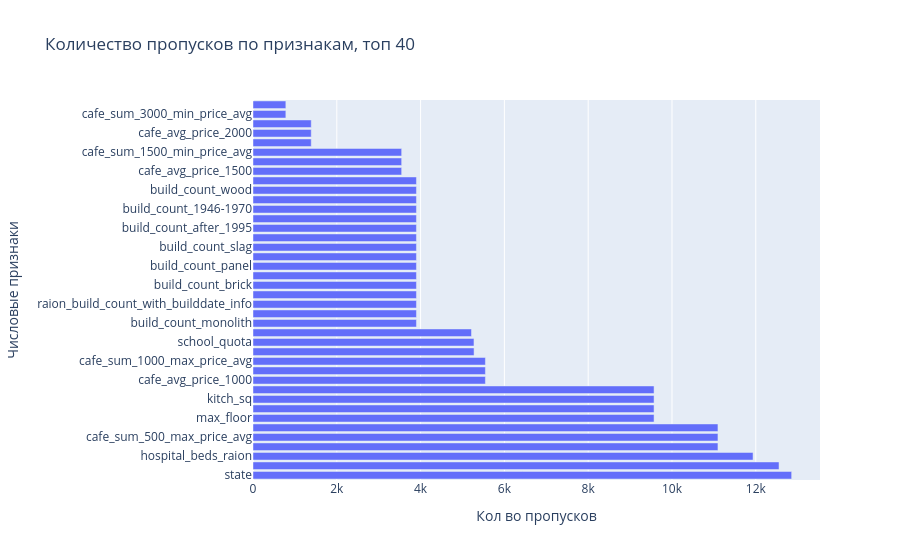

Notebook code for this chart:
### Code cell
df_na_sum = df_train.isna().sum().reset_index().rename(columns={0:'NA_sum', 'index':'feature'}).sort_values('NA_sum', ascending=False).head(40)
fig = px.bar(x=df_na_sum['NA_sum'], y=df_na_sum['feature'], title='Количество пропусков по признакам, топ 40')
fig.update_layout(
    xaxis_title="Кол во пропусков",
    yaxis_title="Числовые признаки"
)
fig.show()

### Figure 1 — Plotly figure (JSON) as saved in the notebook; plotly's stock layout.template omitted (floating-point values rounded to 4 significant figures)
{"data": [{"hovertemplate": "x=%{x}<br>y=%{y}<extra></extra>", "legendgroup": "", "marker": {"color": "#636efa", "pattern": {"shape": ""}}, "name": "", "orientation": "h", "showlegend": false, "textposition": "auto", "type": "bar", "x": [12856, 12555, 11935, 11097, 11097, 11097, 9572, 9572, 9572, 9572, 5547, 5547, 5547, 5276, 5274, 5215, 3901, 3901, 3901, 3901, 3901, 3901, 3901, 3901, 3901, 3901, 3901, 3901, 3901, 3901, 3901, 3901, 3548, 3548, 3548, 1390, 1390, 1390, 784, 784], "xaxis": "x", "y": ["state", "build_year", "hospital_beds_raion", "cafe_avg_price_500", "cafe_sum_500_max_price_avg", "cafe_sum_500_min_price_avg", "max_floor", "num_room", "kitch_sq", "material", "cafe_avg_price_1000", "cafe_sum_1000_min_price_avg", "cafe_sum_1000_max_price_avg", "preschool_quota", "school_quota", "life_sq", "build_count_monolith", "build_count_mix", "raion_build_count_with_builddate_info", "build_count_before_1920", "build_count_brick", "build_count_block", "build_count_panel", "build_count_foam", "build_count_slag", "build_count_1921-1945", "build_count_after_1995", "build_count_1971-1995", "build_count_1946-1970", "build_count_frame", "build_count_wood", "raion_build_count_with_material_info", "cafe_avg_price_1500", "cafe_sum_1500_max_price_avg", "cafe_sum_1500_min_price_avg", "cafe_sum_2000_min_price_avg", "cafe_avg_price_2000", "cafe_sum_2000_max_price_avg", "cafe_sum_3000_min_price_avg", "cafe_sum_3000_max_price_avg"], "yaxis": "y"}], "layout": {"barmode": "relative", "legend": {"tracegroupgap": 0}, "title": {"text": "Количество пропусков по признакам, топ 40"}, "xaxis": {"anchor": "y", "domain": [0, 1], "title": {"text": "Кол во пропусков"}}, "yaxis": {"anchor": "x", "domain": [0, 1], "title": {"text": "Числовые признаки"}}}}
